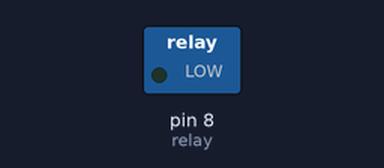
This sketch was run on a simulated Arduino Uno, built with avr-gcc and run on an emulated ATmega328P. Shown: switched loads named in the sketch (green lamp = pin HIGH). Dashed ring = blinking.

Above: at 0.2 s.
Timing chart, 0 to 3.0 s (numbered marks = the images above):
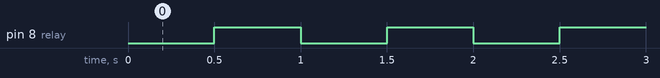

Measured:
- by itself, pin 8 (relay): alternates HIGH for 0.50 s and LOW for 0.50 s

The sketch:

4-Relay_intro.ino
```cpp
int relay=8;
int delayTime=500;

void setup() {

  // put your setup code here, to run once:
  pinMode(relay,OUTPUT);

}

void loop() {
  // put your main code here, to run repeatedly:
  digitalWrite(relay,LOW);
  delay(delayTime);
  digitalWrite(relay,HIGH);
  delay(delayTime);

}
```
